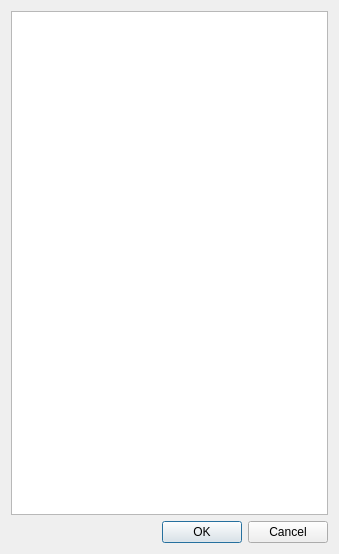
<?xml version="1.0" encoding="UTF-8"?>
<ui version="4.0">
 <class>SelectluDialog</class>
 <widget class="QDialog" name="SelectluDialog">
  <property name="geometry">
   <rect>
    <x>0</x>
    <y>0</y>
    <width>339</width>
    <height>554</height>
   </rect>
  </property>
  <property name="windowTitle">
   <string>Select sub-landuse</string>
  </property>
  <property name="windowIcon">
   <iconset resource="resources.qrc">
    <normaloff>:/plugins/qswat/QSWAT-Icon/QSWAT-Icon-SWAT-16.ico</normaloff>:/plugins/qswat/QSWAT-Icon/QSWAT-Icon-SWAT-16.ico</iconset>
  </property>
  <layout class="QGridLayout" name="gridLayout">
   <item row="0" column="0">
    <widget class="QListWidget" name="listBox"/>
   </item>
   <item row="1" column="0">
    <widget class="QDialogButtonBox" name="buttonBox">
     <property name="orientation">
      <enum>Qt::Horizontal</enum>
     </property>
     <property name="standardButtons">
      <set>QDialogButtonBox::Cancel|QDialogButtonBox::Ok</set>
     </property>
    </widget>
   </item>
  </layout>
 </widget>
 <resources>
  <include location="resources.qrc"/>
 </resources>
 <connections>
  <connection>
   <sender>buttonBox</sender>
   <signal>accepted()</signal>
   <receiver>SelectluDialog</receiver>
   <slot>accept()</slot>
   <hints>
    <hint type="sourcelabel">
     <x>248</x>
     <y>254</y>
    </hint>
    <hint type="destinationlabel">
     <x>157</x>
     <y>274</y>
    </hint>
   </hints>
  </connection>
  <connection>
   <sender>buttonBox</sender>
   <signal>rejected()</signal>
   <receiver>SelectluDialog</receiver>
   <slot>reject()</slot>
   <hints>
    <hint type="sourcelabel">
     <x>316</x>
     <y>260</y>
    </hint>
    <hint type="destinationlabel">
     <x>286</x>
     <y>274</y>
    </hint>
   </hints>
  </connection>
 </connections>
</ui>
